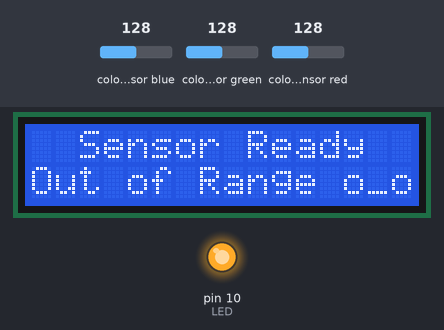
This sketch was run on a simulated Arduino Uno, built with avr-gcc and run on an emulated ATmega328P. Parts: 16×2 character LCD, output pins drawn as LEDs (lit = HIGH). Wiring (inferred from the names in the program): TCS3200 colour sensor: output pin 9; S2 pin 6; S3 pin 7; S0 pin 4; S1 pin 5. The inputs (shaded band) are chosen by the test bench; at power-on: colour sensor blue 128, colour sensor green 128, colour sensor red 128. Pins used as bus, display or sensor lines are not drawn; what the sketch prints to the serial monitor is not drawn.

Above: at 1.2 s.
1.3 s: colour sensor blue set to 191
At 2.4 s:
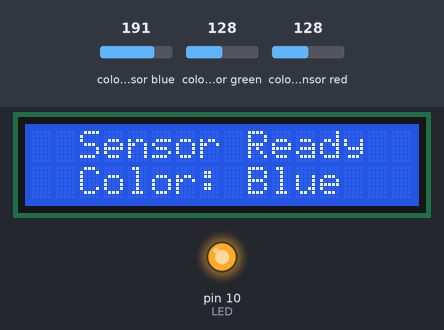
2.9 s: colour sensor green set to 250
At 4.2 s:
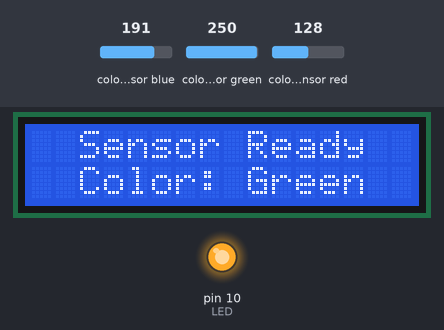
4.6 s: colour sensor blue set to 250
At 6.0 s:
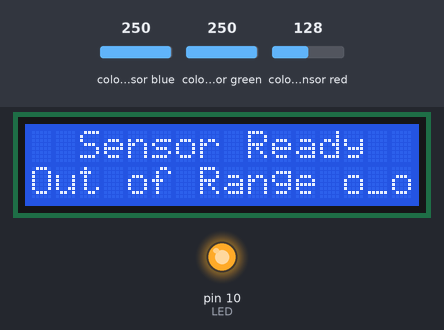
6.3 s: colour sensor blue set to 5
At 6.9 s:
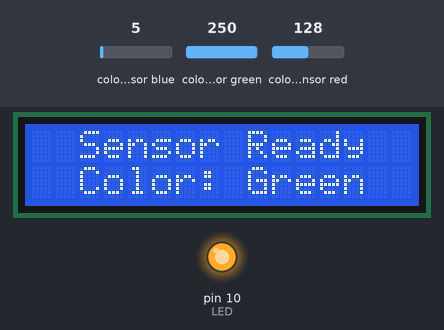
8.0 s: colour sensor green set to 5
At 9.2 s:
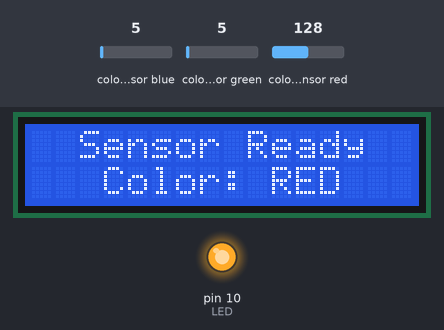
Timing chart, 0 to 10.7 s (numbered marks = the images above; inputs shaded):
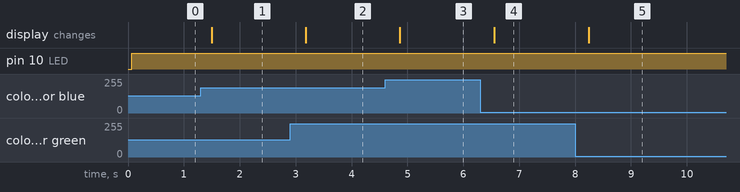

Measured:
- after the input at 1.3 s, the display: changes after 0.20 s (image 1)
- after the input at 2.9 s, the display: changes after 0.28 s (image 2)
- after the input at 4.6 s, the display: changes after 0.27 s (image 3)
- after the input at 6.3 s, the display: changes after 0.25 s (image 4)
- after the input at 8.0 s, the display: changes after 0.24 s (image 5)

The sketch:

color_and_lcd.ino
```cpp
// the libaries used
#include <Wire.h>
#include <LiquidCrystal_I2C.h>

// defines ports needed for color sensor
#define S0 4
#define S1 5
#define S2 6
#define S3 7
#define sensorOut 9
#define LED 10

// assigns integers based on tested frequency
int red = 16;
int blue = 20;
int green = 16;//

// sets up LCD
LiquidCrystal_I2C lcd(0x27, 2, 1, 0, 4, 5, 6, 7, 3, POSITIVE);
void setup() {

  lcd.begin(16, 2); //position the lcd
  lcd.clear();

  //sets pins on Color Sensor to OUTPUT/INPUT accordingly)
  pinMode(S0, OUTPUT);
  pinMode(S1, OUTPUT);
  pinMode(S2, OUTPUT);
  pinMode(S3, OUTPUT);
  pinMode(LED, OUTPUT);
  pinMode(sensorOut, INPUT);

  //Set frequnecy-scaling to 20%
  digitalWrite(S0, LOW);
  digitalWrite(S1, HIGH);
  Serial.begin(9600);
}


void loop() {
  // turns on LED
  digitalWrite(LED, HIGH);

  //sets starting point of cursor
  lcd.setCursor(0, 0);
  lcd.print("  Sensor Ready");//printing name
  color(); //see below for function

  //Prints intensities on serial monitor for debugging
  Serial.print("R Intensity:");
  Serial.print(red, DEC);
  Serial.print(" G Intensity: ");
  Serial.print(green, DEC);
  Serial.print(" B Intensity : ");
  Serial.print(blue, DEC);


  //If statements check the frequency of each color and outputs the Color on the LCD, based on the correct statement
  if (red < blue && red < green && red < 50)
  {

    Serial.println(" - (Color: Red)");
    lcd.setCursor(0, 1);
    lcd.print("   Color: RED   ");
    delay(250);
  }

  else if (blue < red && blue < green && blue < 80 && blue > 20 )
  {
    Serial.println(" - (Color: Blue)");
    lcd.setCursor(0, 1);
    lcd.print("  Color: Blue   ") ;
    delay(250);
  }

  else if (green < red && green < blue && green < 50)
  {
    Serial.println(" - (Color: Green)");
    lcd.setCursor(0, 1);
    lcd.print("  Color: Green   ");
    delay(250);
  }
  else if(green && blue && red < 10){
    Serial.println(" - (Color: White)");
    lcd.setCursor(0, 1);
    lcd.print("  Color: White   ");
    delay(250);
  }
  // if all conditions fail print "Out of Range"
  else {
    Serial.println();
    lcd.setCursor(0, 1);
    lcd.print("Out of Range o_o");
    delay (250);
  }
}


void color()
{
  //set photodiodes to read red (see diagram on doc for reference)
  digitalWrite(S2, LOW);
  digitalWrite(S3, LOW);
  //count OUT, pRed, RED
  red = pulseIn(sensorOut, digitalRead(sensorOut) == HIGH ? LOW : HIGH);

  //set photodiodes to read blue
  digitalWrite(S3, HIGH);
  //count OUT, pBLUE, BLUE
  blue = pulseIn(sensorOut, digitalRead(sensorOut) == HIGH ? LOW : HIGH);

  //set photodioes to read blue
  digitalWrite(S2, HIGH);
  //count OUT, pGreen, GREEN
  green = pulseIn(sensorOut, digitalRead(sensorOut) == HIGH ? LOW : HIGH);
}
```
